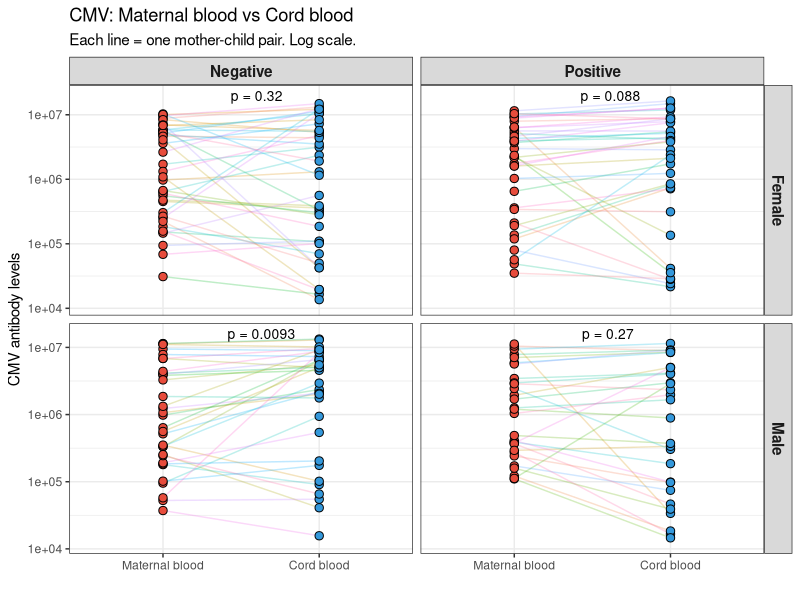
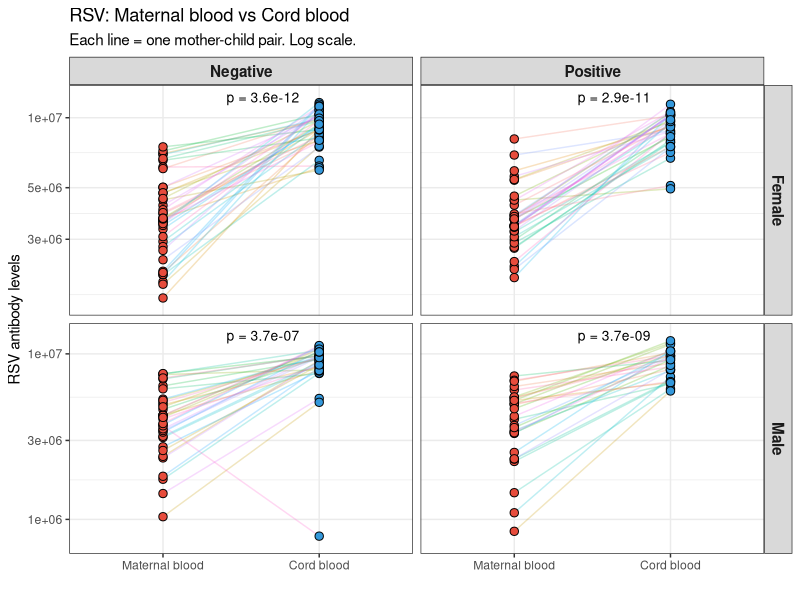
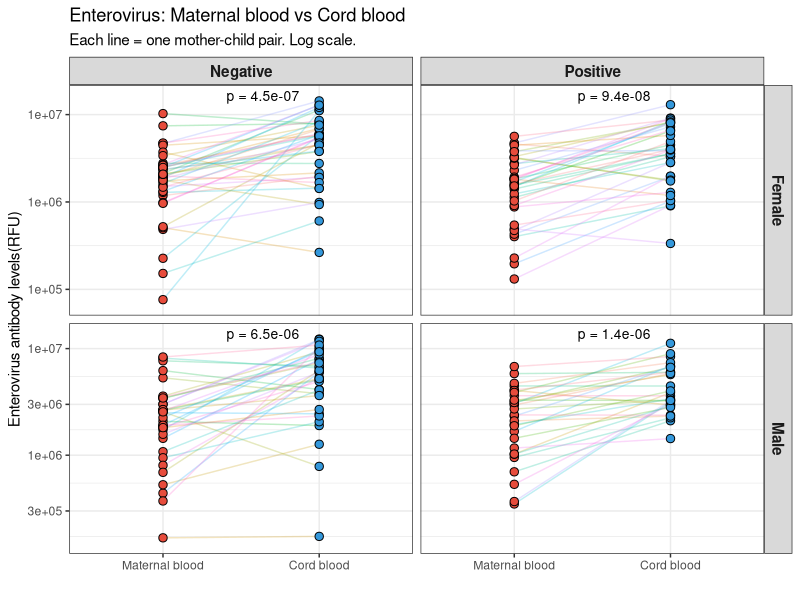
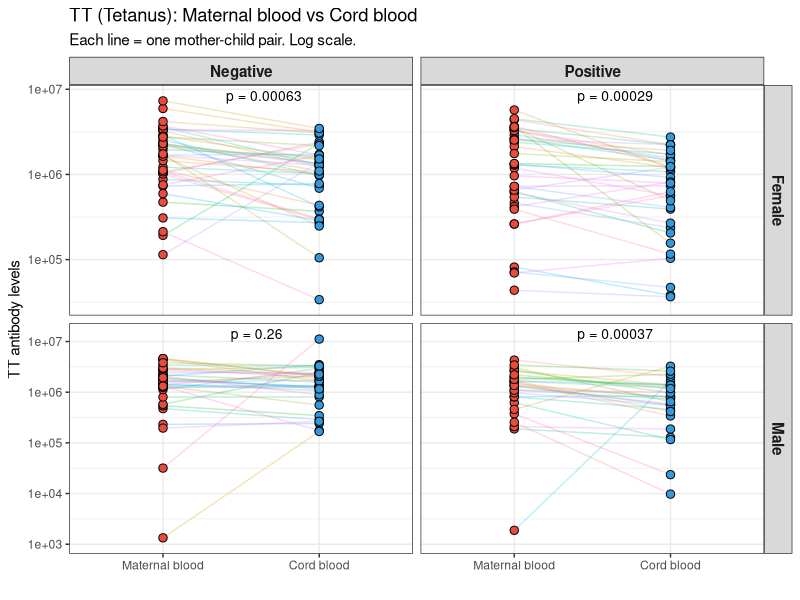
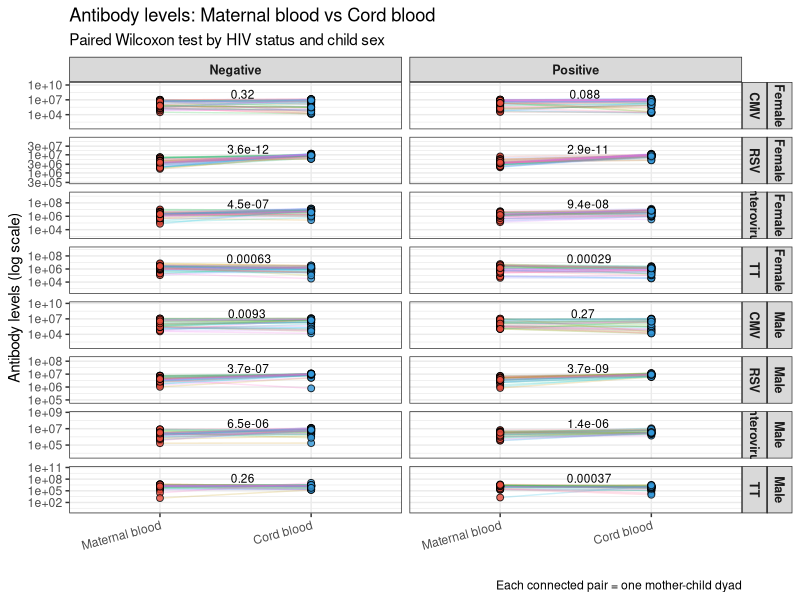

The R script that drew these images, in order:
## ---- chunk 1
library(tidyverse)
library(here)
library(ggpubr)
library(patchwork)

donnees <- read_tsv(here("data/etude_mere_enfant.csv"), na = c("", "NA", "f"))
donnees <- donnees %>%
  mutate(`CMV cord` = as.numeric(`CMV cord`))
## ---- chunk 2
# Reshape to long format for faceted plotting
antibody_pairs <- list(
  "CMV" = list(mother = "CMV mother", cord = "CMV cord"),
  "RSV" = list(mother = "RSV mother", cord = "RSV cord"),
  "Enterovirus" = list(mother = "Enterovirus mother", cord = "Enterovirus cord"),
  "TT" = list(mother = "TT mother", cord = "TT Cord")
)

# Build a long dataset for plotting
long_data <- bind_rows(lapply(names(antibody_pairs), function(nm) {
  m_col <- antibody_pairs[[nm]]$mother
  c_col <- antibody_pairs[[nm]]$cord
  donnees %>%
    select(`HIV STATUS`, `child SEX`, mother = all_of(m_col), cord = all_of(c_col)) %>%
    mutate(antibody = nm, .before = 1)
})) %>%
  filter(!is.na(mother), !is.na(cord), !is.na(`child SEX`)) %>%
  # Create a paired ID within each antibody group
  group_by(antibody) %>%
  mutate(pair_id = row_number()) %>%
  ungroup() %>%
  # Pivot to long format for ggplot
  pivot_longer(cols = c(mother, cord), names_to = "source", values_to = "value") %>%
  mutate(source = recode(source, mother = "Maternal blood", cord = "Cord blood"),
         source = factor(source, levels = c("Maternal blood", "Cord blood")),
         `child SEX` = recode(`child SEX`, F = "Female", M = "Male"))
## ---- chunk 3
# Paired Wilcoxon tests by HIV status and child sex
cmv <- long_data %>% filter(antibody == "CMV")

cmv_results <- expand_grid(
  hiv = c("Negative", "Positive"),
  sex = c("Female", "Male")
) %>%
  rowwise() %>%
  mutate(
    n_pairs = {
      df <- cmv %>% filter(`HIV STATUS` == hiv, `child SEX` == sex, source == "Maternal blood")
      nrow(df)
    },
    median_mother = {
      df <- cmv %>% filter(`HIV STATUS` == hiv, `child SEX` == sex, source == "Maternal blood")
      median(df$value, na.rm = TRUE)
    },
    median_cord = {
      df <- cmv %>% filter(`HIV STATUS` == hiv, `child SEX` == sex, source == "Cord blood")
      median(df$value, na.rm = TRUE)
    },
    wilcox_p = {
      mat <- cmv %>% filter(`HIV STATUS` == hiv, `child SEX` == sex, source == "Maternal blood") %>% pull(value)
      cord <- cmv %>% filter(`HIV STATUS` == hiv, `child SEX` == sex, source == "Cord blood") %>% pull(value)
      if (length(mat) >= 3 && length(cord) >= 3) {
        wilcox.test(mat, cord, paired = TRUE)$p.value
      } else {
        NA
      }
    }
  ) %>%
  ungroup()

knitr::kable(cmv_results %>% rename(HIV = hiv, Sex = sex, N = n_pairs,
                                    `Median mother` = median_mother,
                                    `Median cord` = median_cord,
                                    `p-value` = wilcox_p),
             digits = c(0, 0, 0, 1, 1, 4))
## ---- chunk 4
# Paired dot plot with lines
cmv_long <- cmv %>%
  mutate(pair_id = as.character(pair_id))

ggplot(cmv_long, aes(x = source, y = value, group = pair_id)) +
  geom_line(aes(color = pair_id), alpha = 0.25, show.legend = FALSE) +
  geom_point(aes(fill = source), size = 2.5, shape = 21, color = "black") +
  facet_grid(`child SEX` ~ `HIV STATUS`, scales = "free_y") +
  scale_fill_manual(values = c("Maternal blood" = "#E74C3C", "Cord blood" = "#3498DB")) +
  scale_y_log10(expand = expansion(mult=c(0.08))) + theme(legend.position = "none", strip.background=element_blank()) +
  stat_compare_means(
    data = cmv_long,
    aes(x = source, y = value, group = source),
    method = "wilcox.test",
    paired = TRUE,
    label = "p.format",
    label.x = 1.5,
    label.y.npc = "top",
    size = 3.5
  ) +
  labs(
    title = "CMV: Maternal blood vs Cord blood",
    subtitle = "Each line = one mother-child pair. Log scale.",
    x = "",
    y = "CMV antibody levels"
  ) +
  theme_bw() +
  theme(legend.position = "none",
        strip.text = element_text(face = "bold", size = 11))
## ---- chunk 5
rsv <- long_data %>% filter(antibody == "RSV")

rsv_results <- expand_grid(
  hiv = c("Negative", "Positive"),
  sex = c("Female", "Male")
) %>%
  rowwise() %>%
  mutate(
    n_pairs = {
      df <- rsv %>% filter(`HIV STATUS` == hiv, `child SEX` == sex, source == "Maternal blood")
      nrow(df)
    },
    median_mother = {
      df <- rsv %>% filter(`HIV STATUS` == hiv, `child SEX` == sex, source == "Maternal blood")
      median(df$value, na.rm = TRUE)
    },
    median_cord = {
      df <- rsv %>% filter(`HIV STATUS` == hiv, `child SEX` == sex, source == "Cord blood")
      median(df$value, na.rm = TRUE)
    },
    wilcox_p = {
      mat <- rsv %>% filter(`HIV STATUS` == hiv, `child SEX` == sex, source == "Maternal blood") %>% pull(value)
      cord <- rsv %>% filter(`HIV STATUS` == hiv, `child SEX` == sex, source == "Cord blood") %>% pull(value)
      if (length(mat) >= 3 && length(cord) >= 3) {
        wilcox.test(mat, cord, paired = TRUE)$p.value
      } else {
        NA
      }
    }
  ) %>%
  ungroup()

knitr::kable(rsv_results %>% rename(HIV = hiv, Sex = sex, N = n_pairs,
                                    `Median mother` = median_mother,
                                    `Median cord` = median_cord,
                                    `p-value` = wilcox_p),
             digits = c(0, 0, 0, 1, 1, 4))
## ---- chunk 6
rsv_long <- rsv %>%
  mutate(pair_id = as.character(pair_id))

ggplot(rsv_long, aes(x = source, y = value, group = pair_id)) +
  geom_line(aes(color = pair_id), alpha = 0.25, show.legend = FALSE) +
  geom_point(aes(fill = source), size = 2.5, shape = 21, color = "black") +
  facet_grid(`child SEX` ~ `HIV STATUS`, scales = "free_y") +
  scale_fill_manual(values = c("Maternal blood" = "#E74C3C", "Cord blood" = "#3498DB")) +
  scale_y_log10(expand = expansion(mult=c(0.09))) + theme(legend.position = "none", strip.background=element_blank()) +
  stat_compare_means(
    data = rsv_long,
    aes(x = source, y = value, group = source),
    method = "wilcox.test",
    paired = TRUE,
    label = "p.format",
    label.x = 1.5,
    label.y.npc = "top",
    size = 3.5
  ) +
  labs(
    title = "RSV: Maternal blood vs Cord blood",
    subtitle = "Each line = one mother-child pair. Log scale.",
    x = "",
    y = "RSV antibody levels"
  ) +
  theme_bw() +
  theme(legend.position = "none",
        strip.text = element_text(face = "bold", size = 11))
## ---- chunk 7
entero <- long_data %>% filter(antibody == "Enterovirus")

entero_results <- expand_grid(
  hiv = c("Negative", "Positive"),
  sex = c("Female", "Male")
) %>%
  rowwise() %>%
  mutate(
    n_pairs = {
      df <- entero %>% filter(`HIV STATUS` == hiv, `child SEX` == sex, source == "Maternal blood")
      nrow(df)
    },
    median_mother = {
      df <- entero %>% filter(`HIV STATUS` == hiv, `child SEX` == sex, source == "Maternal blood")
      median(df$value, na.rm = TRUE)
    },
    median_cord = {
      df <- entero %>% filter(`HIV STATUS` == hiv, `child SEX` == sex, source == "Cord blood")
      median(df$value, na.rm = TRUE)
    },
    wilcox_p = {
      mat <- entero %>% filter(`HIV STATUS` == hiv, `child SEX` == sex, source == "Maternal blood") %>% pull(value)
      cord <- entero %>% filter(`HIV STATUS` == hiv, `child SEX` == sex, source == "Cord blood") %>% pull(value)
      if (length(mat) >= 3 && length(cord) >= 3) {
        wilcox.test(mat, cord, paired = TRUE)$p.value
      } else {
        NA
      }
    }
  ) %>%
  ungroup()

knitr::kable(entero_results %>% rename(HIV = hiv, Sex = sex, N = n_pairs,
                                    `Median mother` = median_mother,
                                    `Median cord` = median_cord,
                                    `p-value` = wilcox_p),
             digits = c(0, 0, 0, 1, 1, 4))
## ---- chunk 8
entero_long <- entero %>%
  mutate(pair_id = as.character(pair_id))

ggplot(entero_long, aes(x = source, y = value, group = pair_id)) +
  geom_line(aes(color = pair_id), alpha = 0.25, show.legend = FALSE) +
  geom_point(aes(fill = source), size = 2.5, shape = 21, color = "black") +
  facet_grid(`child SEX` ~ `HIV STATUS`, scales = "free_y") +
  scale_fill_manual(values = c("Maternal blood" = "#E74C3C", "Cord blood" = "#3498DB")) +
  scale_y_log10(expand = expansion(mult=c(0.08))) + theme(legend.position = "none", strip.background=element_blank()) +
  stat_compare_means(
    data = entero_long,
    aes(x = source, y = value, group = source),
    method = "wilcox.test",
    paired = TRUE,
    label = "p.format",
    label.x = 1.5,
    label.y.npc = "top",
    size = 3.5
  ) +
  labs(
    title = "Enterovirus: Maternal blood vs Cord blood",
    subtitle = "Each line = one mother-child pair. Log scale.",
    x = "",
    y = "Enterovirus antibody levels(RFU)"
  ) +
  theme_bw() +
  theme(legend.position = "none",
        strip.text = element_text(face = "bold", size = 11))
## ---- chunk 9
tt <- long_data %>% filter(antibody == "TT")

tt_results <- expand_grid(
  hiv = c("Negative", "Positive"),
  sex = c("Female", "Male")
) %>%
  rowwise() %>%
  mutate(
    n_pairs = {
      df <- tt %>% filter(`HIV STATUS` == hiv, `child SEX` == sex, source == "Maternal blood")
      nrow(df)
    },
    median_mother = {
      df <- tt %>% filter(`HIV STATUS` == hiv, `child SEX` == sex, source == "Maternal blood")
      median(df$value, na.rm = TRUE)
    },
    median_cord = {
      df <- tt %>% filter(`HIV STATUS` == hiv, `child SEX` == sex, source == "Cord blood")
      median(df$value, na.rm = TRUE)
    },
    wilcox_p = {
      mat <- tt %>% filter(`HIV STATUS` == hiv, `child SEX` == sex, source == "Maternal blood") %>% pull(value)
      cord <- tt %>% filter(`HIV STATUS` == hiv, `child SEX` == sex, source == "Cord blood") %>% pull(value)
      if (length(mat) >= 3 && length(cord) >= 3) {
        wilcox.test(mat, cord, paired = TRUE)$p.value
      } else {
        NA
      }
    }
  ) %>%
  ungroup()

knitr::kable(tt_results %>% rename(HIV = hiv, Sex = sex, N = n_pairs,
                                    `Median mother` = median_mother,
                                    `Median cord` = median_cord,
                                    `p-value` = wilcox_p),
             digits = c(0, 0, 0, 1, 1, 4))
## ---- chunk 10
tt_long <- tt %>%
  mutate(pair_id = as.character(pair_id))

ggplot(tt_long, aes(x = source, y = value, group = pair_id)) +
  geom_line(aes(color = pair_id), alpha = 0.25, show.legend = FALSE) +
  geom_point(aes(fill = source), size = 2.5, shape = 21, color = "black") +
  facet_grid(`child SEX` ~ `HIV STATUS`, scales = "free_y") +
  scale_fill_manual(values = c("Maternal blood" = "#E74C3C", "Cord blood" = "#3498DB")) +
  scale_y_log10(expand = expansion(mult=c(0.08))) + theme(legend.position = "none", strip.background=element_blank()) +
  stat_compare_means(
    data = tt_long,
    aes(x = source, y = value, group = source),
    method = "wilcox.test",
    paired = TRUE,
    label = "p.format",
    label.x = 1.5,
    label.y.npc = "top",
    size = 3.5
  ) +
  labs(
    title = "TT (Tetanus): Maternal blood vs Cord blood",
    subtitle = "Each line = one mother-child pair. Log scale.",
    x = "",
    y = "TT antibody levels"
  ) +
  theme_bw() +
  theme(legend.position = "none",
        strip.text = element_text(face = "bold", size = 11))
## ---- chunk 11
# Combine all results into one summary
all_results <- bind_rows(
  cmv_results %>% mutate(antibody = "CMV"),
  rsv_results %>% mutate(antibody = "RSV"),
  entero_results %>% mutate(antibody = "Enterovirus"),
  tt_results %>% mutate(antibody = "TT")
) %>%
  select(antibody, HIV = hiv, Sex = sex, N = n_pairs,
         `Median mother` = median_mother, `Median cord` = median_cord,
         `p-value` = wilcox_p) %>%
  mutate(`p-value` = ifelse(`p-value` < 0.001, "< 0.001", 
                            sprintf("%.4f", `p-value`)),
         Direction = case_when(
           `Median cord` > `Median mother` ~ "Cord > Mother",
           `Median cord` < `Median mother` ~ "Mother > Cord",
           TRUE ~ "Equal"
         ))

knitr::kable(all_results, digits = c(0, 0, 0, 0, 1, 1, 0))
## ---- chunk 12
long_data_all <- long_data %>%
  mutate(pair_id = as.character(pair_id),
         `child SEX` = factor(`child SEX`, levels = c("Female", "Male")),
         antibody = factor(antibody, levels = c("CMV", "RSV", "Enterovirus", "TT")))

ggplot(long_data_all, aes(x = source, y = value, group = pair_id)) +
  geom_line(aes(color = pair_id), alpha = 0.2, show.legend = FALSE) +
  geom_point(aes(fill = source), size = 2, shape = 21, color = "black", alpha = 0.8) +
  facet_grid(`child SEX` + antibody ~ `HIV STATUS`, scales = "free_y") +
  scale_fill_manual(values = c("Maternal blood" = "#E74C3C", "Cord blood" = "#3498DB")) +
  scale_y_log10(expand = expansion(mult=c(1,1.1))) + theme(legend.position = "none",strip.background=element_blank()) +
  stat_compare_means(
    aes(x = source, y = value, group = source, label = ..p.format..),
    method = "wilcox.test",
    paired = TRUE,
    label.x = 1.5,
    label.y.npc = "top",
    size = 3
  ) +
  labs(
    title = "Antibody levels: Maternal blood vs Cord blood",
    subtitle = "Paired Wilcoxon test by HIV status and child sex",
    x = "",
    y = "Antibody levels (log scale)",
    caption = "Each connected pair = one mother-child dyad"
  ) +
  theme_bw() +
  theme(legend.position = "none",
        strip.text = element_text(face = "bold", size = 9),
        axis.text.x = element_text(angle = 15, hjust = 1))
